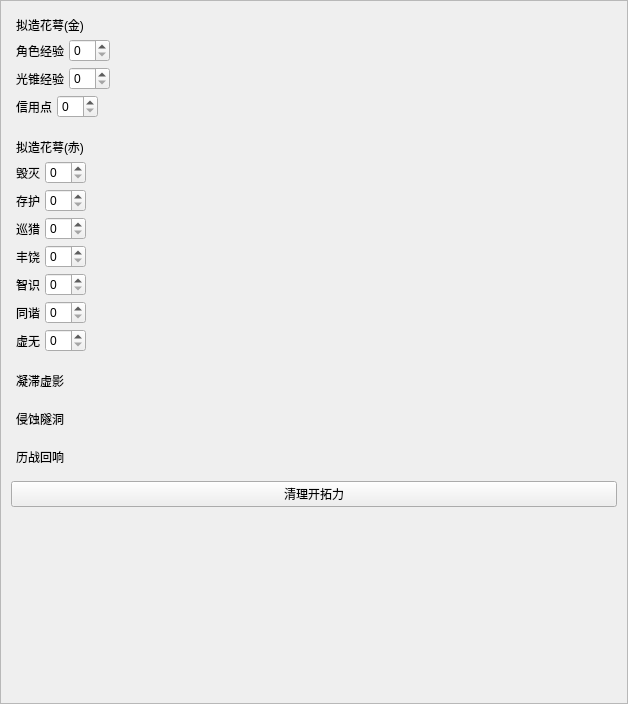
<?xml version="1.0" encoding="UTF-8"?>
<ui version="4.0">
 <class>Form</class>
 <widget class="QWidget" name="Form">
  <property name="geometry">
   <rect>
    <x>0</x>
    <y>0</y>
    <width>628</width>
    <height>704</height>
   </rect>
  </property>
  <property name="windowTitle">
   <string>Form</string>
  </property>
  <layout class="QVBoxLayout" name="verticalLayout_4">
   <property name="spacing">
    <number>0</number>
   </property>
   <property name="leftMargin">
    <number>0</number>
   </property>
   <property name="topMargin">
    <number>0</number>
   </property>
   <property name="rightMargin">
    <number>0</number>
   </property>
   <property name="bottomMargin">
    <number>0</number>
   </property>
   <item>
    <widget class="SmoothScrollArea" name="scrollArea">
     <property name="widgetResizable">
      <bool>true</bool>
     </property>
     <widget class="QWidget" name="scrollAreaWidget">
      <property name="geometry">
       <rect>
        <x>0</x>
        <y>0</y>
        <width>626</width>
        <height>702</height>
       </rect>
      </property>
      <layout class="QVBoxLayout" name="verticalLayout_3">
       <property name="spacing">
        <number>10</number>
       </property>
       <property name="leftMargin">
        <number>10</number>
       </property>
       <property name="topMargin">
        <number>10</number>
       </property>
       <property name="rightMargin">
        <number>10</number>
       </property>
       <property name="bottomMargin">
        <number>10</number>
       </property>
       <item>
        <widget class="FeatureCard" name="calyxGoldCard" native="true">
         <layout class="QVBoxLayout" name="verticalLayout" stretch="0,1,1,1">
          <property name="spacing">
           <number>5</number>
          </property>
          <property name="leftMargin">
           <number>5</number>
          </property>
          <property name="topMargin">
           <number>5</number>
          </property>
          <property name="rightMargin">
           <number>5</number>
          </property>
          <property name="bottomMargin">
           <number>5</number>
          </property>
          <item>
           <widget class="SubtitleLabel" name="calyxGoldLabel">
            <property name="text">
             <string>拟造花萼(金)</string>
            </property>
           </widget>
          </item>
          <item>
           <layout class="QHBoxLayout" name="horizontalLayout">
            <property name="spacing">
             <number>5</number>
            </property>
            <property name="leftMargin">
             <number>0</number>
            </property>
            <property name="rightMargin">
             <number>0</number>
            </property>
            <item>
             <widget class="BodyLabel" name="characterEXPLabel">
              <property name="text">
               <string>角色经验</string>
              </property>
             </widget>
            </item>
            <item>
             <widget class="SpinBox" name="characterEXPSpinBox"/>
            </item>
            <item>
             <spacer name="horizontalSpacer">
              <property name="orientation">
               <enum>Qt::Horizontal</enum>
              </property>
              <property name="sizeHint" stdset="0">
               <size>
                <width>40</width>
                <height>20</height>
               </size>
              </property>
             </spacer>
            </item>
           </layout>
          </item>
          <item>
           <layout class="QHBoxLayout" name="horizontalLayout_2">
            <property name="spacing">
             <number>5</number>
            </property>
            <property name="leftMargin">
             <number>0</number>
            </property>
            <property name="rightMargin">
             <number>0</number>
            </property>
            <item>
             <widget class="BodyLabel" name="coneEXPLabel">
              <property name="text">
               <string>光锥经验</string>
              </property>
             </widget>
            </item>
            <item>
             <widget class="SpinBox" name="coneEXPSpinBox"/>
            </item>
            <item>
             <spacer name="horizontalSpacer_2">
              <property name="orientation">
               <enum>Qt::Horizontal</enum>
              </property>
              <property name="sizeHint" stdset="0">
               <size>
                <width>40</width>
                <height>20</height>
               </size>
              </property>
             </spacer>
            </item>
           </layout>
          </item>
          <item>
           <layout class="QHBoxLayout" name="horizontalLayout_3">
            <property name="spacing">
             <number>5</number>
            </property>
            <property name="leftMargin">
             <number>0</number>
            </property>
            <property name="rightMargin">
             <number>0</number>
            </property>
            <item>
             <widget class="BodyLabel" name="creditLabel">
              <property name="text">
               <string>信用点</string>
              </property>
             </widget>
            </item>
            <item>
             <widget class="SpinBox" name="creditSpinBox"/>
            </item>
            <item>
             <spacer name="horizontalSpacer_3">
              <property name="orientation">
               <enum>Qt::Horizontal</enum>
              </property>
              <property name="sizeHint" stdset="0">
               <size>
                <width>40</width>
                <height>20</height>
               </size>
              </property>
             </spacer>
            </item>
           </layout>
          </item>
         </layout>
        </widget>
       </item>
       <item>
        <widget class="FeatureCard" name="calyxRedCard" native="true">
         <layout class="QVBoxLayout" name="verticalLayout_2" stretch="0,1,1,1,1,1,1,1">
          <property name="spacing">
           <number>5</number>
          </property>
          <property name="leftMargin">
           <number>5</number>
          </property>
          <property name="topMargin">
           <number>5</number>
          </property>
          <property name="rightMargin">
           <number>5</number>
          </property>
          <property name="bottomMargin">
           <number>5</number>
          </property>
          <item>
           <widget class="SubtitleLabel" name="calyxRedLabel">
            <property name="text">
             <string>拟造花萼(赤)</string>
            </property>
           </widget>
          </item>
          <item>
           <layout class="QHBoxLayout" name="horizontalLayout_4">
            <property name="spacing">
             <number>5</number>
            </property>
            <property name="topMargin">
             <number>0</number>
            </property>
            <property name="bottomMargin">
             <number>0</number>
            </property>
            <item>
             <widget class="BodyLabel" name="desrructionLabel">
              <property name="text">
               <string>毁灭</string>
              </property>
             </widget>
            </item>
            <item>
             <widget class="SpinBox" name="desrructionSpinBox"/>
            </item>
            <item>
             <spacer name="horizontalSpacer_4">
              <property name="orientation">
               <enum>Qt::Horizontal</enum>
              </property>
              <property name="sizeHint" stdset="0">
               <size>
                <width>40</width>
                <height>20</height>
               </size>
              </property>
             </spacer>
            </item>
           </layout>
          </item>
          <item>
           <layout class="QHBoxLayout" name="horizontalLayout_5">
            <property name="spacing">
             <number>5</number>
            </property>
            <item>
             <widget class="BodyLabel" name="BodyLabel_5">
              <property name="text">
               <string>存护</string>
              </property>
             </widget>
            </item>
            <item>
             <widget class="SpinBox" name="SpinBox_2"/>
            </item>
            <item>
             <spacer name="horizontalSpacer_5">
              <property name="orientation">
               <enum>Qt::Horizontal</enum>
              </property>
              <property name="sizeHint" stdset="0">
               <size>
                <width>40</width>
                <height>20</height>
               </size>
              </property>
             </spacer>
            </item>
           </layout>
          </item>
          <item>
           <layout class="QHBoxLayout" name="horizontalLayout_6">
            <property name="spacing">
             <number>5</number>
            </property>
            <item>
             <widget class="BodyLabel" name="BodyLabel_6">
              <property name="text">
               <string>巡猎</string>
              </property>
             </widget>
            </item>
            <item>
             <widget class="SpinBox" name="SpinBox_3"/>
            </item>
            <item>
             <spacer name="horizontalSpacer_6">
              <property name="orientation">
               <enum>Qt::Horizontal</enum>
              </property>
              <property name="sizeHint" stdset="0">
               <size>
                <width>40</width>
                <height>20</height>
               </size>
              </property>
             </spacer>
            </item>
           </layout>
          </item>
          <item>
           <layout class="QHBoxLayout" name="horizontalLayout_7">
            <property name="spacing">
             <number>5</number>
            </property>
            <item>
             <widget class="BodyLabel" name="BodyLabel_7">
              <property name="text">
               <string>丰饶</string>
              </property>
             </widget>
            </item>
            <item>
             <widget class="SpinBox" name="SpinBox_7"/>
            </item>
            <item>
             <spacer name="horizontalSpacer_7">
              <property name="orientation">
               <enum>Qt::Horizontal</enum>
              </property>
              <property name="sizeHint" stdset="0">
               <size>
                <width>40</width>
                <height>20</height>
               </size>
              </property>
             </spacer>
            </item>
           </layout>
          </item>
          <item>
           <layout class="QHBoxLayout" name="horizontalLayout_8">
            <property name="spacing">
             <number>5</number>
            </property>
            <item>
             <widget class="BodyLabel" name="BodyLabel_8">
              <property name="text">
               <string>智识</string>
              </property>
             </widget>
            </item>
            <item>
             <widget class="SpinBox" name="SpinBox_8"/>
            </item>
            <item>
             <spacer name="horizontalSpacer_8">
              <property name="orientation">
               <enum>Qt::Horizontal</enum>
              </property>
              <property name="sizeHint" stdset="0">
               <size>
                <width>40</width>
                <height>20</height>
               </size>
              </property>
             </spacer>
            </item>
           </layout>
          </item>
          <item>
           <layout class="QHBoxLayout" name="horizontalLayout_9">
            <property name="spacing">
             <number>5</number>
            </property>
            <item>
             <widget class="BodyLabel" name="BodyLabel_9">
              <property name="text">
               <string>同谐</string>
              </property>
             </widget>
            </item>
            <item>
             <widget class="SpinBox" name="SpinBox_9"/>
            </item>
            <item>
             <spacer name="horizontalSpacer_9">
              <property name="orientation">
               <enum>Qt::Horizontal</enum>
              </property>
              <property name="sizeHint" stdset="0">
               <size>
                <width>40</width>
                <height>20</height>
               </size>
              </property>
             </spacer>
            </item>
           </layout>
          </item>
          <item>
           <layout class="QHBoxLayout" name="horizontalLayout_10">
            <property name="spacing">
             <number>5</number>
            </property>
            <item>
             <widget class="BodyLabel" name="BodyLabel_10">
              <property name="text">
               <string>虚无</string>
              </property>
             </widget>
            </item>
            <item>
             <widget class="SpinBox" name="SpinBox_10"/>
            </item>
            <item>
             <spacer name="horizontalSpacer_10">
              <property name="orientation">
               <enum>Qt::Horizontal</enum>
              </property>
              <property name="sizeHint" stdset="0">
               <size>
                <width>40</width>
                <height>20</height>
               </size>
              </property>
             </spacer>
            </item>
           </layout>
          </item>
         </layout>
        </widget>
       </item>
       <item>
        <widget class="FeatureCard" name="shadowCard" native="true">
         <layout class="QVBoxLayout" name="verticalLayout_5">
          <property name="spacing">
           <number>5</number>
          </property>
          <property name="leftMargin">
           <number>5</number>
          </property>
          <property name="topMargin">
           <number>5</number>
          </property>
          <property name="rightMargin">
           <number>5</number>
          </property>
          <property name="bottomMargin">
           <number>5</number>
          </property>
          <item>
           <widget class="SubtitleLabel" name="shadowLabel">
            <property name="text">
             <string>凝滞虚影</string>
            </property>
           </widget>
          </item>
         </layout>
        </widget>
       </item>
       <item>
        <widget class="FeatureCard" name="cavernCard" native="true">
         <layout class="QVBoxLayout" name="verticalLayout_6">
          <property name="spacing">
           <number>5</number>
          </property>
          <property name="leftMargin">
           <number>5</number>
          </property>
          <property name="topMargin">
           <number>5</number>
          </property>
          <property name="rightMargin">
           <number>5</number>
          </property>
          <property name="bottomMargin">
           <number>5</number>
          </property>
          <item>
           <widget class="SubtitleLabel" name="cavernLabel">
            <property name="text">
             <string>侵蚀隧洞</string>
            </property>
           </widget>
          </item>
         </layout>
        </widget>
       </item>
       <item>
        <widget class="FeatureCard" name="warCard" native="true">
         <layout class="QVBoxLayout" name="verticalLayout_7">
          <property name="spacing">
           <number>5</number>
          </property>
          <property name="leftMargin">
           <number>5</number>
          </property>
          <property name="topMargin">
           <number>5</number>
          </property>
          <property name="rightMargin">
           <number>5</number>
          </property>
          <property name="bottomMargin">
           <number>5</number>
          </property>
          <item>
           <widget class="SubtitleLabel" name="warLabel">
            <property name="text">
             <string>历战回响</string>
            </property>
           </widget>
          </item>
         </layout>
        </widget>
       </item>
       <item>
        <widget class="PushButton" name="staminaButton">
         <property name="text">
          <string>清理开拓力</string>
         </property>
        </widget>
       </item>
       <item>
        <spacer name="vSpacer">
         <property name="orientation">
          <enum>Qt::Vertical</enum>
         </property>
         <property name="sizeHint" stdset="0">
          <size>
           <width>0</width>
           <height>1000</height>
          </size>
         </property>
        </spacer>
       </item>
      </layout>
     </widget>
    </widget>
   </item>
  </layout>
 </widget>
 <customwidgets>
  <customwidget>
   <class>PushButton</class>
   <extends>QPushButton</extends>
   <header>qfluentwidgets</header>
  </customwidget>
  <customwidget>
   <class>SmoothScrollArea</class>
   <extends>QScrollArea</extends>
   <header>qfluentwidgets</header>
   <container>1</container>
  </customwidget>
  <customwidget>
   <class>BodyLabel</class>
   <extends>QLabel</extends>
   <header>qfluentwidgets</header>
  </customwidget>
  <customwidget>
   <class>SubtitleLabel</class>
   <extends>QLabel</extends>
   <header>qfluentwidgets</header>
  </customwidget>
  <customwidget>
   <class>SpinBox</class>
   <extends>QSpinBox</extends>
   <header>qfluentwidgets</header>
  </customwidget>
  <customwidget>
   <class>FeatureCard</class>
   <extends>QWidget</extends>
   <header>..card</header>
   <container>1</container>
  </customwidget>
 </customwidgets>
 <resources/>
 <connections/>
</ui>
